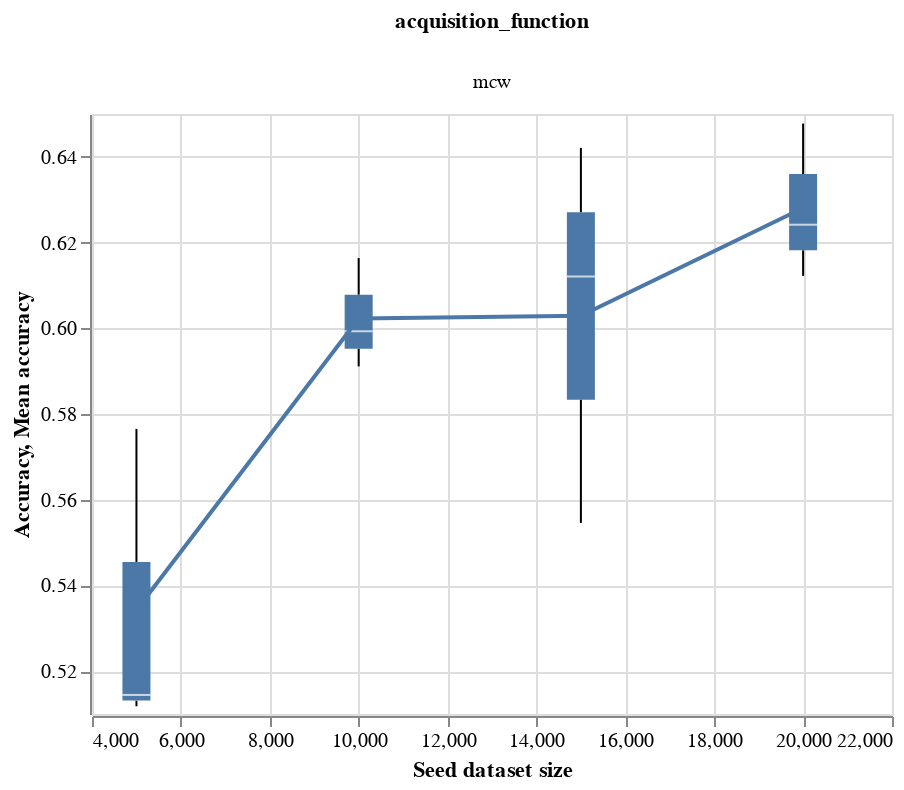

The code cell stored with this chart in its notebook:
### Code cell
base = alt.Chart(results_mcw).encode(
    x=alt.X("seed_size:Q", scale=exclude_zero_point, title="Seed dataset size"),
    
)
plot_against_base(base)

### Figure 1 — Vega-Lite specification as saved in the notebook (floating-point values rounded to 4 significant figures)
{"config": {"view": {"continuousWidth": 400, "continuousHeight": 300}}, "data": {"name": "data-7ded635ca63608656a25c70c80758fb3"}, "facet": {"column": {"type": "nominal", "field": "acquisition_function"}}, "spec": {"layer": [{"mark": "boxplot", "encoding": {"x": {"type": "quantitative", "field": "seed_size", "scale": {"zero": false}, "title": "Seed dataset size"}, "y": {"type": "quantitative", "field": "final_accuracy", "scale": {"zero": false}, "title": "Accuracy"}}}, {"mark": "line", "encoding": {"x": {"type": "quantitative", "field": "seed_size", "scale": {"zero": false}, "title": "Seed dataset size"}, "y": {"type": "quantitative", "aggregate": "mean", "field": "final_accuracy", "scale": {"zero": false}, "title": "Mean accuracy"}}}]}, "$schema": "https://vega.github.io/schema/vega-lite/v4.8.1.json", "datasets": {"data-7ded635ca63608656a25c70c80758fb3": [{"acquisition_function": "mcw", "seed_size": 10000, "active_batch_size": 10, "accuracy": [0.501, 0.5133, 0.4996, 0.5506, 0.5482, 0.5724, 0.5706, 0.5911], "final_accuracy": 0.5911}, {"acquisition_function": "mcw", "seed_size": 10000, "active_batch_size": 25, "accuracy": [0.4976, 0.5042, 0.5112, 0.5497, 0.5392, 0.5642, 0.5996, 0.6164], "final_accuracy": 0.6164}, {"acquisition_function": "mcw", "seed_size": 10000, "active_batch_size": 50, "accuracy": [0.5086, 0.4969, 0.5129, 0.5535, 0.5642, 0.5507, 0.5564, 0.5993], "final_accuracy": 0.5993}, {"acquisition_function": "mcw", "seed_size": 15000, "active_batch_size": 10, "accuracy": [0.4931, 0.5035, 0.5076, 0.5665, 0.569, 0.5494, 0.5767, 0.5546], "final_accuracy": 0.5546}, {"acquisition_function": "mcw", "seed_size": 15000, "active_batch_size": 25, "accuracy": [0.4914, 0.5169, 0.5135, 0.5551, 0.5865, 0.6069, 0.6393, 0.6421], "final_accuracy": 0.6421}, {"acquisition_function": "mcw", "seed_size": 15000, "active_batch_size": 50, "accuracy": [0.5026, 0.5178, 0.5669, 0.5728, 0.5707, 0.5417, 0.5818, 0.6121], "final_accuracy": 0.6121}, {"acquisition_function": "mcw", "seed_size": 20000, "active_batch_size": 10, "accuracy": [0.5043, 0.5437, 0.5537, 0.5308, 0.5718, 0.6244, 0.6329, 0.6478], "final_accuracy": 0.6478}, {"acquisition_function": "mcw", "seed_size": 20000, "active_batch_size": 25, "accuracy": [0.5122, 0.5301, 0.5399, 0.5769, 0.595, 0.6081, 0.6253, 0.6242], "final_accuracy": 0.6242}, {"acquisition_function": "mcw", "seed_size": 20000, "active_batch_size": 50, "accuracy": [0.5061, 0.545, 0.5475, 0.5654, 0.5787, 0.5818, 0.5851, 0.6122], "final_accuracy": 0.6122}, {"acquisition_function": "mcw", "seed_size": 5000, "active_batch_size": 10, "accuracy": [0.494, 0.4975, 0.4999, 0.4969, 0.4942, 0.4988, 0.5033, 0.5144], "final_accuracy": 0.5144}, {"acquisition_function": "mcw", "seed_size": 5000, "active_batch_size": 25, "accuracy": [0.505, 0.4967, 0.5019, 0.5122, 0.5068, 0.5513, 0.5614, 0.5765], "final_accuracy": 0.5765}, {"acquisition_function": "mcw", "seed_size": 5000, "active_batch_size": 50, "accuracy": [0.51, 0.5006, 0.4961, 0.5008, 0.5039, 0.5065, 0.5086, 0.5118], "final_accuracy": 0.5118}]}}
